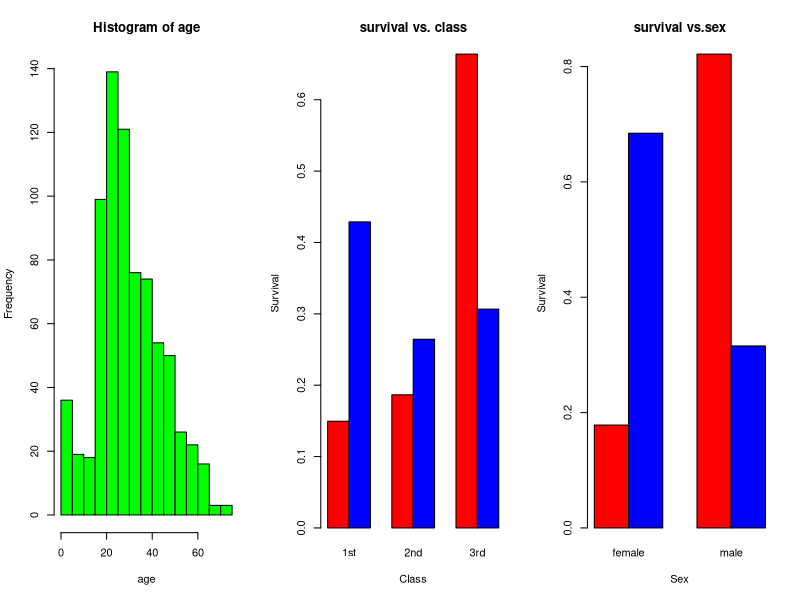

R code for this plot:
## ---- chunk 1
knitr::opts_chunk$set(echo = TRUE)
## ---- chunk 2
titanic <- read.delim("titanic.txt", header=TRUE)
age <- as.numeric(titanic$Age)
sex = as.factor(titanic$Sex)
class = as.factor(titanic$PClass)
survive = as.factor(titanic$Survived)
## ---- chunk 3
par(mfrow=c(1,3))
hist(age, col = "green")  # distribution of age

tab <- xtabs(~survive + class, data = titanic)
prop_tab <- prop.table(tab, margin = 1)
barplot(prop_tab, main="survival vs. class",
        col = c("red", "blue"),
        beside = TRUE,
        xlab = "Class", ylab = "Survival") # class vs survival

tab <- xtabs(~survive + sex, data = titanic)
prop_tab1 <- prop.table(tab, margin = 1)
barplot(prop_tab1, main="survival vs.sex",
        col = c("red", "blue"),
        beside = TRUE,
        xlab = "Sex", ylab = "Survival") # Sex vs survival
## ---- chunk 4
tiglm=glm(survive~class+age+sex,data=titanic,family=binomial)
summary(tiglm)
## ---- chunk 5
tiglm2=glm(survive~class*age,data=titanic,family=binomial)
summary(tiglm2)
## ---- chunk 6
tiglm3=glm(survive~sex*age,data=titanic,family=binomial)
summary(tiglm3)
## ---- chunk 7
tiglm4=glm(survive~sex*age+class,data=titanic,family=binomial)
summary(tiglm4) 
## ---- chunk 8
new_data = expand.grid(
  age = 55,
  class = c("1st","2nd", "3rd"),
  sex = c("female","male")
)
rownames(new_data) <- c("1st&female","2nd&female","3rd&female",
                        "1st&male","2nd&male","3rd&male")
predict(tiglm4,new_data,type = "response")
## ---- chunk 9
# create a tab for variable sex and class
tabd <- xtabs(~class+survive, data = titanic)
tabd2 <- xtabs(~sex+survive, data = titanic)
## ---- chunk 10
z = chisq.test(tabd);z
z2 = chisq.test((tabd2));z2
